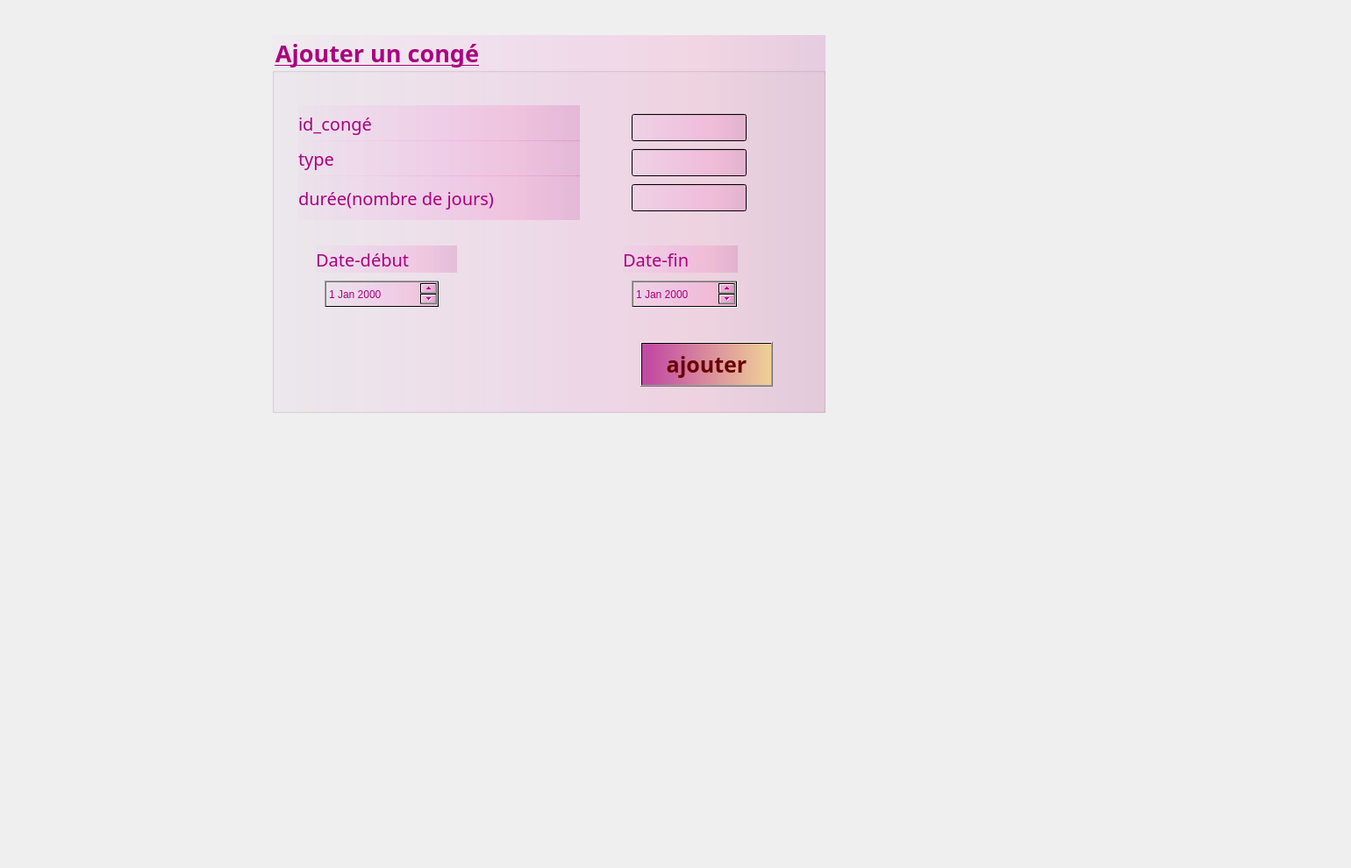
     <widget class="QWidget" name="ajoutercong">
      <attribute name="title">
       <string>Ajouter</string>
      </attribute>
      <widget class="QGroupBox" name="ajouteruncong">
       <property name="geometry">
        <rect>
         <x>310</x>
         <y>40</y>
         <width>631</width>
         <height>431</height>
        </rect>
       </property>
       <property name="font">
        <font>
         <family>Lucida Calligraphy</family>
         <pointsize>20</pointsize>
         <weight>75</weight>
         <bold>true</bold>
         <underline>true</underline>
        </font>
       </property>
       <property name="styleSheet">
        <string notr="true">color: rgb(170, 0, 127);
background-color: qlineargradient(spread:pad, x1:0, y1:0, x2:1, y2:0, stop:0 rgba(227, 0, 255, 4), stop:0.550847 rgba(255, 0, 190, 22), stop:0.771186 rgba(255, 0, 126, 28), stop:1 rgba(170, 0, 127, 37));</string>
       </property>
       <property name="title">
        <string>Ajouter un congé</string>
       </property>
       <property name="flat">
        <bool>false</bool>
       </property>
       <property name="checkable">
        <bool>false</bool>
       </property>
       <widget class="QLabel" name="label_duree_3">
        <property name="geometry">
         <rect>
          <x>30</x>
          <y>160</y>
          <width>321</width>
          <height>51</height>
         </rect>
        </property>
        <property name="font">
         <font>
          <family>Lucida Calligraphy</family>
          <pointsize>15</pointsize>
         </font>
        </property>
        <property name="text">
         <string>durée(nombre de jours)</string>
        </property>
       </widget>
       <widget class="QLabel" name="label_datedeb_3">
        <property name="geometry">
         <rect>
          <x>50</x>
          <y>240</y>
          <width>161</width>
          <height>31</height>
         </rect>
        </property>
        <property name="font">
         <font>
          <family>Lucida Calligraphy</family>
          <pointsize>15</pointsize>
         </font>
        </property>
        <property name="text">
         <string>Date-début</string>
        </property>
       </widget>
       <widget class="QLabel" name="label_type_3">
        <property name="geometry">
         <rect>
          <x>30</x>
          <y>120</y>
          <width>321</width>
          <height>41</height>
         </rect>
        </property>
        <property name="font">
         <font>
          <family>Lucida Calligraphy</family>
          <pointsize>15</pointsize>
         </font>
        </property>
        <property name="text">
         <string>type</string>
        </property>
       </widget>
       <widget class="QLabel" name="label_datefin_3">
        <property name="geometry">
         <rect>
          <x>400</x>
          <y>240</y>
          <width>131</width>
          <height>31</height>
         </rect>
        </property>
        <property name="font">
         <font>
          <family>Lucida Calligraphy</family>
          <pointsize>15</pointsize>
         </font>
        </property>
        <property name="text">
         <string>Date-fin</string>
        </property>
       </widget>
       <widget class="QPushButton" name="pushButton_ajouterconges_2">
        <property name="geometry">
         <rect>
          <x>420</x>
          <y>350</y>
          <width>151</width>
          <height>51</height>
         </rect>
        </property>
        <property name="font">
         <font>
          <family>Lucida Calligraphy</family>
          <pointsize>19</pointsize>
          <weight>75</weight>
          <bold>true</bold>
         </font>
        </property>
        <property name="autoFillBackground">
         <bool>false</bool>
        </property>
        <property name="styleSheet">
         <string notr="true">background-color: qlineargradient(spread:pad, x1:0, y1:0, x2:1, y2:0, stop:0.0635593 rgba(170, 0, 127, 164), stop:1 rgba(255, 214, 0, 82));
color:rgb(106, 0, 0);</string>
        </property>
        <property name="text">
         <string>ajouter</string>
        </property>
       </widget>
       <widget class="QLineEdit" name="idc_2">
        <property name="geometry">
         <rect>
          <x>410</x>
          <y>90</y>
          <width>131</width>
          <height>31</height>
         </rect>
        </property>
       </widget>
       <widget class="QLineEdit" name="type_2">
        <property name="geometry">
         <rect>
          <x>410</x>
          <y>130</y>
          <width>131</width>
          <height>31</height>
         </rect>
        </property>
       </widget>
       <widget class="QLineEdit" name="duree_2">
        <property name="geometry">
         <rect>
          <x>410</x>
          <y>170</y>
          <width>131</width>
          <height>31</height>
         </rect>
        </property>
       </widget>
       <widget class="QDateEdit" name="datedeb_2">
        <property name="geometry">
         <rect>
          <x>60</x>
          <y>280</y>
          <width>131</width>
          <height>31</height>
         </rect>
        </property>
       </widget>
       <widget class="QDateEdit" name="datefin_2">
        <property name="geometry">
         <rect>
          <x>410</x>
          <y>280</y>
          <width>121</width>
          <height>31</height>
         </rect>
        </property>
       </widget>
       <widget class="QLabel" name="label_id_2">
        <property name="geometry">
         <rect>
          <x>30</x>
          <y>80</y>
          <width>321</width>
          <height>41</height>
         </rect>
        </property>
        <property name="font">
         <font>
          <family>Lucida Calligraphy</family>
          <pointsize>15</pointsize>
         </font>
        </property>
        <property name="toolTipDuration">
         <number>5</number>
        </property>
        <property name="text">
         <string>id_congé</string>
        </property>
       </widget>
      </widget>
      <widget class="QLabel" name="label_photo_18">
       <property name="geometry">
        <rect>
         <x>-40</x>
         <y>-310</y>
         <width>1531</width>
         <height>981</height>
        </rect>
       </property>
       <property name="text">
        <string/>
       </property>
       <property name="pixmap">
        <pixmap>../../../../../../../../../../resources/cupcake-with-sparkler.jpg</pixmap>
       </property>
      </widget>
      <zorder>label_photo_18</zorder>
      <zorder>ajouteruncong</zorder>
     </widget>
